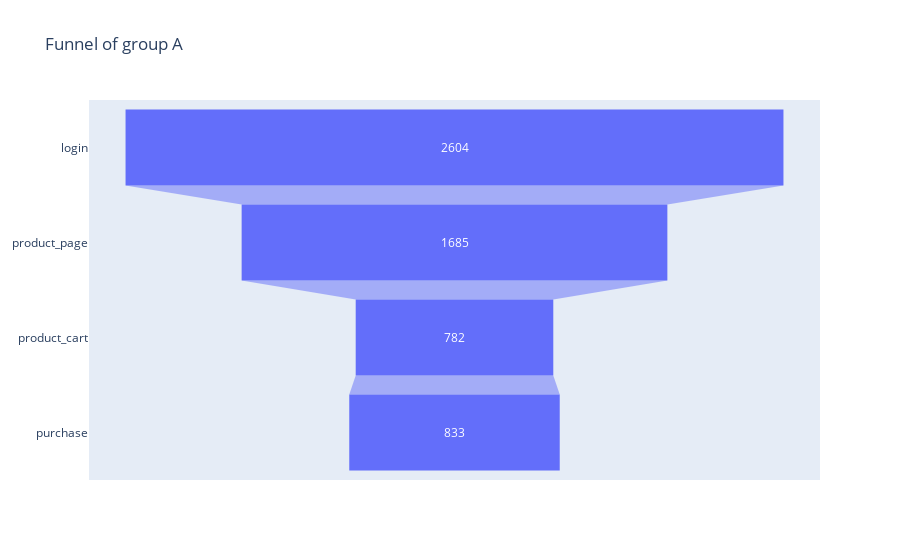
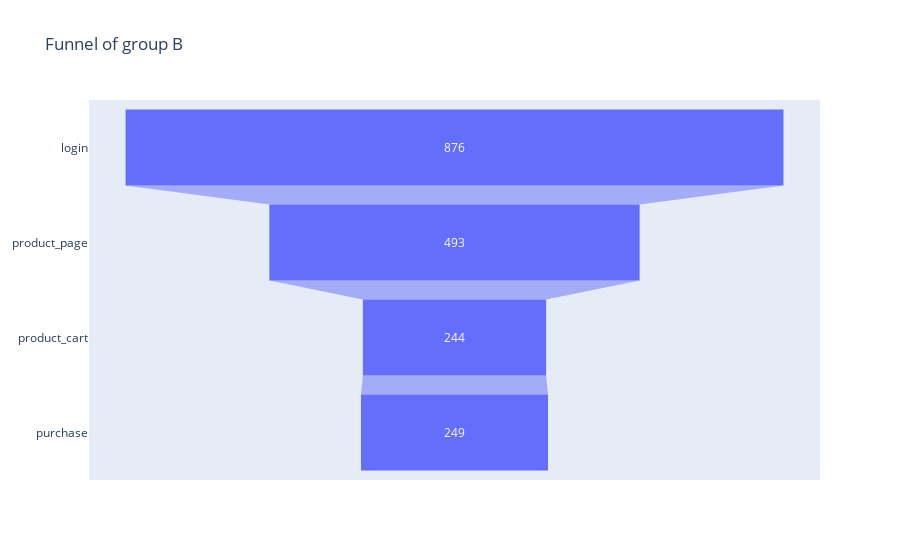

Notebook code cell kept with these figures, in order:
### Markdown cell above
<div class="alert alert-block alert-warning">📝 <b> To do </b>

Change graph to seaborn of matplotlib. update labels and titles
</div>

### Code cell
for group in funnel_data.columns:
    fig = go.Figure(go.Funnel(
        y = funnel_data.index,
        x = funnel_data[group]))
    
    fig.update_layout(title='Funnel of group {}'.format(group))
    fig.show()

### Figure 1 — Plotly figure (JSON) as saved in the notebook; plotly's stock layout.template omitted (floating-point values rounded to 4 significant figures)
{"data": [{"type": "funnel", "x": [2604, 1685, 782, 833], "y": ["login", "product_page", "product_cart", "purchase"]}], "layout": {"title": {"text": "Funnel of group A"}}}

### Figure 2 — Plotly figure (JSON) as saved in the notebook; plotly's stock layout.template omitted (floating-point values rounded to 4 significant figures)
{"data": [{"type": "funnel", "x": [876, 493, 244, 249], "y": ["login", "product_page", "product_cart", "purchase"]}], "layout": {"title": {"text": "Funnel of group B"}}}
